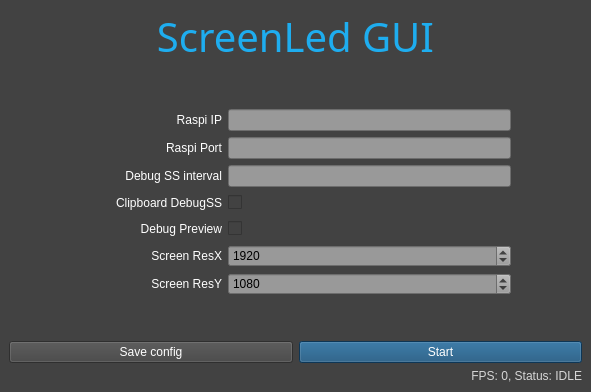
<?xml version="1.0" encoding="UTF-8"?>
<ui version="4.0">
 <class>ScreenLedGUI</class>
 <widget class="QMainWindow" name="ScreenLedGUI">
  <property name="geometry">
   <rect>
    <x>0</x>
    <y>0</y>
    <width>591</width>
    <height>392</height>
   </rect>
  </property>
  <property name="windowTitle">
   <string>ScreenLedGUI</string>
  </property>
  <property name="styleSheet">
   <string notr="true">background-color: rgb(66, 66, 66);</string>
  </property>
  <widget class="QWidget" name="centralWidget">
   <layout class="QVBoxLayout" name="verticalLayout" stretch="0,0,0,0,0,0,0,0,0,0,0,0">
    <item>
     <widget class="QLabel" name="header">
      <property name="sizePolicy">
       <sizepolicy hsizetype="Preferred" vsizetype="Fixed">
        <horstretch>0</horstretch>
        <verstretch>0</verstretch>
       </sizepolicy>
      </property>
      <property name="font">
       <font>
        <family>Tungsten Semibold</family>
        <pointsize>30</pointsize>
        <bold>false</bold>
       </font>
      </property>
      <property name="styleSheet">
       <string notr="true">color: rgb(30, 173, 239);</string>
      </property>
      <property name="text">
       <string>ScreenLed GUI</string>
      </property>
      <property name="alignment">
       <set>Qt::AlignCenter</set>
      </property>
     </widget>
    </item>
    <item>
     <spacer name="verticalSpacer">
      <property name="orientation">
       <enum>Qt::Vertical</enum>
      </property>
      <property name="sizeHint" stdset="0">
       <size>
        <width>20</width>
        <height>40</height>
       </size>
      </property>
     </spacer>
    </item>
    <item>
     <layout class="QHBoxLayout" name="horizontalLayout" stretch="1,2,4,1">
      <item>
       <spacer name="horizontalSpacer">
        <property name="orientation">
         <enum>Qt::Horizontal</enum>
        </property>
        <property name="sizeHint" stdset="0">
         <size>
          <width>40</width>
          <height>20</height>
         </size>
        </property>
       </spacer>
      </item>
      <item>
       <widget class="QLabel" name="raspiIp">
        <property name="styleSheet">
         <string notr="true">color: rgb(255, 255, 255);</string>
        </property>
        <property name="text">
         <string>Raspi IP</string>
        </property>
        <property name="alignment">
         <set>Qt::AlignRight|Qt::AlignTrailing|Qt::AlignVCenter</set>
        </property>
       </widget>
      </item>
      <item>
       <widget class="QLineEdit" name="raspiIpVal">
        <property name="styleSheet">
         <string notr="true">background-color: rgb(153, 153, 153);</string>
        </property>
       </widget>
      </item>
      <item>
       <spacer name="horizontalSpacer_2">
        <property name="orientation">
         <enum>Qt::Horizontal</enum>
        </property>
        <property name="sizeHint" stdset="0">
         <size>
          <width>40</width>
          <height>20</height>
         </size>
        </property>
       </spacer>
      </item>
     </layout>
    </item>
    <item>
     <layout class="QHBoxLayout" name="horizontalLayout_2" stretch="1,2,4,1">
      <item>
       <spacer name="horizontalSpacer_3">
        <property name="orientation">
         <enum>Qt::Horizontal</enum>
        </property>
        <property name="sizeHint" stdset="0">
         <size>
          <width>40</width>
          <height>20</height>
         </size>
        </property>
       </spacer>
      </item>
      <item>
       <widget class="QLabel" name="raspiPort">
        <property name="styleSheet">
         <string notr="true">color: rgb(255, 255, 255);</string>
        </property>
        <property name="text">
         <string>Raspi Port</string>
        </property>
        <property name="alignment">
         <set>Qt::AlignRight|Qt::AlignTrailing|Qt::AlignVCenter</set>
        </property>
       </widget>
      </item>
      <item>
       <widget class="QLineEdit" name="raspiPortVal">
        <property name="styleSheet">
         <string notr="true">background-color: rgb(153, 153, 153);</string>
        </property>
       </widget>
      </item>
      <item>
       <spacer name="horizontalSpacer_4">
        <property name="orientation">
         <enum>Qt::Horizontal</enum>
        </property>
        <property name="sizeHint" stdset="0">
         <size>
          <width>40</width>
          <height>20</height>
         </size>
        </property>
       </spacer>
      </item>
     </layout>
    </item>
    <item>
     <layout class="QHBoxLayout" name="horizontalLayout_3" stretch="1,2,4,1">
      <item>
       <spacer name="horizontalSpacer_6">
        <property name="orientation">
         <enum>Qt::Horizontal</enum>
        </property>
        <property name="sizeHint" stdset="0">
         <size>
          <width>40</width>
          <height>20</height>
         </size>
        </property>
       </spacer>
      </item>
      <item>
       <widget class="QLabel" name="debugSsInterval">
        <property name="styleSheet">
         <string notr="true">color: rgb(255, 255, 255);</string>
        </property>
        <property name="text">
         <string>Debug SS interval</string>
        </property>
        <property name="alignment">
         <set>Qt::AlignRight|Qt::AlignTrailing|Qt::AlignVCenter</set>
        </property>
       </widget>
      </item>
      <item>
       <widget class="QLineEdit" name="debugSsIntervalVal">
        <property name="styleSheet">
         <string notr="true">background-color: rgb(153, 153, 153);</string>
        </property>
       </widget>
      </item>
      <item>
       <spacer name="horizontalSpacer_5">
        <property name="orientation">
         <enum>Qt::Horizontal</enum>
        </property>
        <property name="sizeHint" stdset="0">
         <size>
          <width>40</width>
          <height>20</height>
         </size>
        </property>
       </spacer>
      </item>
     </layout>
    </item>
    <item>
     <layout class="QHBoxLayout" name="horizontalLayout_4" stretch="1,2,4,1">
      <item>
       <spacer name="horizontalSpacer_8">
        <property name="orientation">
         <enum>Qt::Horizontal</enum>
        </property>
        <property name="sizeHint" stdset="0">
         <size>
          <width>40</width>
          <height>20</height>
         </size>
        </property>
       </spacer>
      </item>
      <item>
       <widget class="QLabel" name="debugSS">
        <property name="styleSheet">
         <string notr="true">color: rgb(255, 255, 255);</string>
        </property>
        <property name="text">
         <string>Clipboard DebugSS</string>
        </property>
        <property name="alignment">
         <set>Qt::AlignRight|Qt::AlignTrailing|Qt::AlignVCenter</set>
        </property>
       </widget>
      </item>
      <item>
       <widget class="QCheckBox" name="debugSSVal">
        <property name="text">
         <string/>
        </property>
       </widget>
      </item>
      <item>
       <spacer name="horizontalSpacer_7">
        <property name="orientation">
         <enum>Qt::Horizontal</enum>
        </property>
        <property name="sizeHint" stdset="0">
         <size>
          <width>40</width>
          <height>20</height>
         </size>
        </property>
       </spacer>
      </item>
     </layout>
    </item>
    <item>
     <layout class="QHBoxLayout" name="horizontalLayout_7" stretch="1,2,4,1">
      <item>
       <spacer name="horizontalSpacer_9">
        <property name="orientation">
         <enum>Qt::Horizontal</enum>
        </property>
        <property name="sizeHint" stdset="0">
         <size>
          <width>40</width>
          <height>20</height>
         </size>
        </property>
       </spacer>
      </item>
      <item>
       <widget class="QLabel" name="showPreview">
        <property name="styleSheet">
         <string notr="true">color: rgb(255, 255, 255);</string>
        </property>
        <property name="text">
         <string>Debug Preview</string>
        </property>
        <property name="alignment">
         <set>Qt::AlignRight|Qt::AlignTrailing|Qt::AlignVCenter</set>
        </property>
       </widget>
      </item>
      <item>
       <widget class="QCheckBox" name="showPreviewVal">
        <property name="enabled">
         <bool>true</bool>
        </property>
        <property name="text">
         <string/>
        </property>
       </widget>
      </item>
      <item>
       <spacer name="horizontalSpacer_10">
        <property name="orientation">
         <enum>Qt::Horizontal</enum>
        </property>
        <property name="sizeHint" stdset="0">
         <size>
          <width>40</width>
          <height>20</height>
         </size>
        </property>
       </spacer>
      </item>
     </layout>
    </item>
    <item>
     <layout class="QHBoxLayout" name="horizontalLayout_8" stretch="1,2,4,1">
      <item>
       <spacer name="horizontalSpacer_11">
        <property name="orientation">
         <enum>Qt::Horizontal</enum>
        </property>
        <property name="sizeHint" stdset="0">
         <size>
          <width>40</width>
          <height>20</height>
         </size>
        </property>
       </spacer>
      </item>
      <item>
       <widget class="QLabel" name="screenResX">
        <property name="styleSheet">
         <string notr="true">color: rgb(255, 255, 255);</string>
        </property>
        <property name="text">
         <string>Screen ResX</string>
        </property>
        <property name="alignment">
         <set>Qt::AlignRight|Qt::AlignTrailing|Qt::AlignVCenter</set>
        </property>
       </widget>
      </item>
      <item>
       <widget class="QSpinBox" name="screenResXval">
        <property name="styleSheet">
         <string notr="true">background-color: rgb(153, 153, 153);</string>
        </property>
        <property name="maximum">
         <number>3840</number>
        </property>
        <property name="value">
         <number>1920</number>
        </property>
       </widget>
      </item>
      <item>
       <spacer name="horizontalSpacer_12">
        <property name="orientation">
         <enum>Qt::Horizontal</enum>
        </property>
        <property name="sizeHint" stdset="0">
         <size>
          <width>40</width>
          <height>20</height>
         </size>
        </property>
       </spacer>
      </item>
     </layout>
    </item>
    <item>
     <layout class="QHBoxLayout" name="horizontalLayout_9" stretch="1,2,4,1">
      <item>
       <spacer name="horizontalSpacer_13">
        <property name="orientation">
         <enum>Qt::Horizontal</enum>
        </property>
        <property name="sizeHint" stdset="0">
         <size>
          <width>40</width>
          <height>20</height>
         </size>
        </property>
       </spacer>
      </item>
      <item>
       <widget class="QLabel" name="screenResY">
        <property name="styleSheet">
         <string notr="true">color: rgb(255, 255, 255);</string>
        </property>
        <property name="text">
         <string>Screen ResY</string>
        </property>
        <property name="alignment">
         <set>Qt::AlignRight|Qt::AlignTrailing|Qt::AlignVCenter</set>
        </property>
       </widget>
      </item>
      <item>
       <widget class="QSpinBox" name="screenResYval">
        <property name="styleSheet">
         <string notr="true">background-color: rgb(153, 153, 153);</string>
        </property>
        <property name="maximum">
         <number>2160</number>
        </property>
        <property name="value">
         <number>1080</number>
        </property>
       </widget>
      </item>
      <item>
       <spacer name="horizontalSpacer_14">
        <property name="orientation">
         <enum>Qt::Horizontal</enum>
        </property>
        <property name="sizeHint" stdset="0">
         <size>
          <width>40</width>
          <height>20</height>
         </size>
        </property>
       </spacer>
      </item>
     </layout>
    </item>
    <item>
     <spacer name="verticalSpacer_2">
      <property name="orientation">
       <enum>Qt::Vertical</enum>
      </property>
      <property name="sizeHint" stdset="0">
       <size>
        <width>20</width>
        <height>40</height>
       </size>
      </property>
     </spacer>
    </item>
    <item>
     <layout class="QHBoxLayout" name="horizontalLayout_5">
      <item>
       <widget class="QPushButton" name="saveConfig">
        <property name="styleSheet">
         <string notr="true">color: rgb(255, 255, 255);</string>
        </property>
        <property name="text">
         <string>Save config</string>
        </property>
       </widget>
      </item>
      <item>
       <widget class="QPushButton" name="startButton">
        <property name="sizePolicy">
         <sizepolicy hsizetype="Preferred" vsizetype="Fixed">
          <horstretch>0</horstretch>
          <verstretch>0</verstretch>
         </sizepolicy>
        </property>
        <property name="styleSheet">
         <string notr="true">color: rgb(255, 255, 255);
background-color: rgb(18, 76, 120);</string>
        </property>
        <property name="text">
         <string>Start</string>
        </property>
       </widget>
      </item>
     </layout>
    </item>
    <item>
     <layout class="QHBoxLayout" name="horizontalLayout_6">
      <item>
       <widget class="QLabel" name="StatusLabel">
        <property name="styleSheet">
         <string notr="true">color: rgb(214, 214, 214)</string>
        </property>
        <property name="text">
         <string>FPS: 0, Status: IDLE</string>
        </property>
        <property name="alignment">
         <set>Qt::AlignRight|Qt::AlignTrailing|Qt::AlignVCenter</set>
        </property>
       </widget>
      </item>
     </layout>
    </item>
   </layout>
  </widget>
 </widget>
 <resources/>
 <connections/>
</ui>
